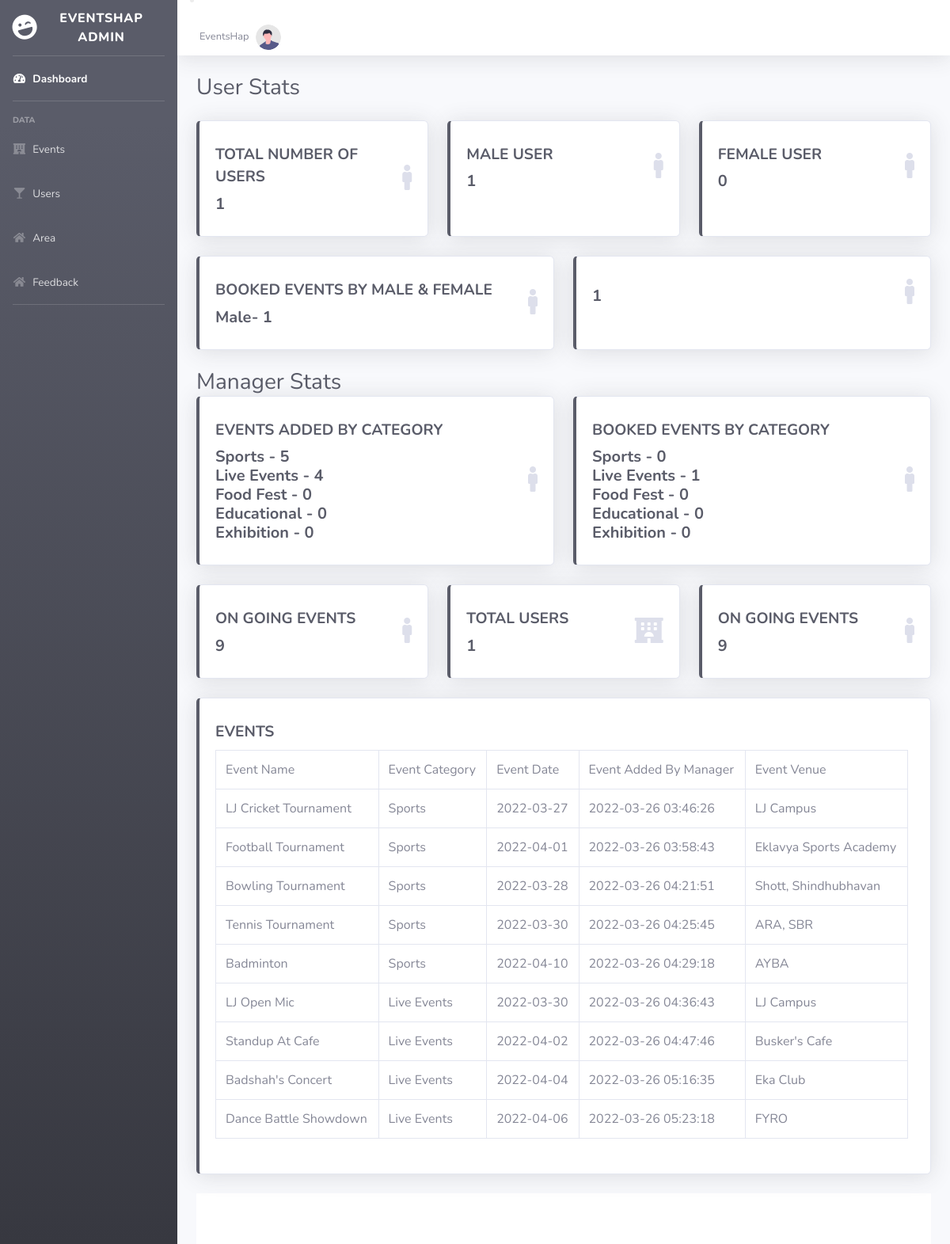
Page /admin/admin.php (signed in) on the committed database.
### tables this page shows
CREATE TABLE `event_master` (
  `event_id` int(5) NOT NULL,
  `event_category` char(50) NOT NULL,
  `event_name` varchar(50) NOT NULL,
  `event_date` date NOT NULL,
  `event_time` varchar(100) NOT NULL,
  `event_agegrp` int(3) NOT NULL,
  `event_fee` int(5) NOT NULL,
  `event_venue` varchar(200) NOT NULL,
  `event_area` char(10) NOT NULL,
  `event_pin` int(6) NOT NULL,
  `event_path` varchar(100) NOT NULL DEFAULT 'img/logo.png',
  `event_descrip` varchar(200) NOT NULL,
  `event_added` timestamp NOT NULL DEFAULT current_timestamp(),
  `event_map` varchar(500) NOT NULL
);

### admin/admin.php (the view, shortened to what the rows shown need)
<?php
include('includes/header.php');
include('includes/topbar.php');
?>
                <div class="container-fluid">
                    <div class="d-sm-flex align-items-center justify-content-between mb-4">
                        <h1 class="h3 mb-0 text-gray-800">User Stats</h1>
                    </div>
                    <h1 class="h3 mb-0 text-gray-800">Manager Stats</h1>
            <div class="row">
                <div class="col-xl-12 col-md-6 mb-4">
                            <div class="card border-left-dark shadow h-100 py-2">
                                <div class="card-body">
                                    <div class="row no-gutters align-items-center">
                                        <div class="col mr-2">
                                                <table class="table table-bordered" id="dataTable" width="100%" cellspacing="0">
                                                <?php
                                                 $connection = new mysqli("localhost","root","","eventshap");
                                                 $query="select mm. event_id,
                                                                      event_name as 'Event Name' ,
                                                                      event_category as 'Event Category',
                                                                      event_date as 'Event Date',
                                                                      event_added as 'Event Added By Manager',
                                                                      event_venue as 'Event Venue'
                                                                      from event_master mm order by event_id";
                                                  $result= $connection->query($query);
                                                  $rowcount=mysqli_num_rows($result);
                                                  $fieldinfo = $result -> fetch_fields();
                                                 if ($rowcount>0)
                                                  {
                                                      echo '<tr>';
                                                    while ($row = $result ->fetch_assoc())
                                                    {
                                                      echo '<tr>';
                                                      $i=1;
                                                      foreach ($fieldinfo as $val)
                                                      {
                                                          if($i==1)
                                                          {
                                                                echo '<td style="display:none;">' . $row[$val->name] . '</td>';
                                                          }
                                                      else
                                                      {
                                                        echo '<td>' . $row[$val->name] . '</td>';
                                                      }
                                                      $i=$i+1;
                                                      }
                                                    }
                                                  }
                                           ?>
                                           </table>
                                        </div>
                                    </div>
                                </div>
                            </div>
                        </div>
            </div>
  <?php
include('includes/footer.php');
?>

### rows in the picture
event_master: event_name "LJ Cricket Tournament", event_category "Sports", event_date "2022-03-27", event_added "2022-03-26 03:46:26", event_venue "LJ Campus"
event_master: event_name "Football Tournament", event_category "Sports", event_date "2022-04-01", event_added "2022-03-26 03:58:43", event_venue "Eklavya Sports Academy"
event_master: event_name "Bowling Tournament", event_category "Sports", event_date "2022-03-28", event_added "2022-03-26 04:21:51", event_venue "Shott, Shindhubhavan"
event_master: event_name "Tennis Tournament", event_category "Sports", event_date "2022-03-30", event_added "2022-03-26 04:25:45", event_venue "ARA, SBR"
event_master: event_name "Badminton", event_category "Sports", event_date "2022-04-10", event_added "2022-03-26 04:29:18", event_venue "AYBA"
event_master: event_name "LJ Open Mic", event_category "Live Events", event_date "2022-03-30", event_added "2022-03-26 04:36:43", event_venue "LJ Campus"
event_master: event_name "Standup At Cafe", event_category "Live Events", event_date "2022-04-02", event_added "2022-03-26 04:47:46", event_venue "Busker's Cafe"
event_master: event_name "Badshah's Concert", event_category "Live Events", event_date "2022-04-04", event_added "2022-03-26 05:16:35", event_venue "Eka Club"
event_master: event_name "Dance Battle Showdown", event_category "Live Events", event_date "2022-04-06", event_added "2022-03-26 05:23:18", event_venue "FYRO"

### other values in the picture
$restcount "1"
$restcount "0"
$restcount "5"
$restcount "4"
$restcount "9"
$val->name "Event Name"
$val->name "Event Category"
$val->name "Event Date"
$val->name "Event Added By Manager"
$val->name "Event Venue"
